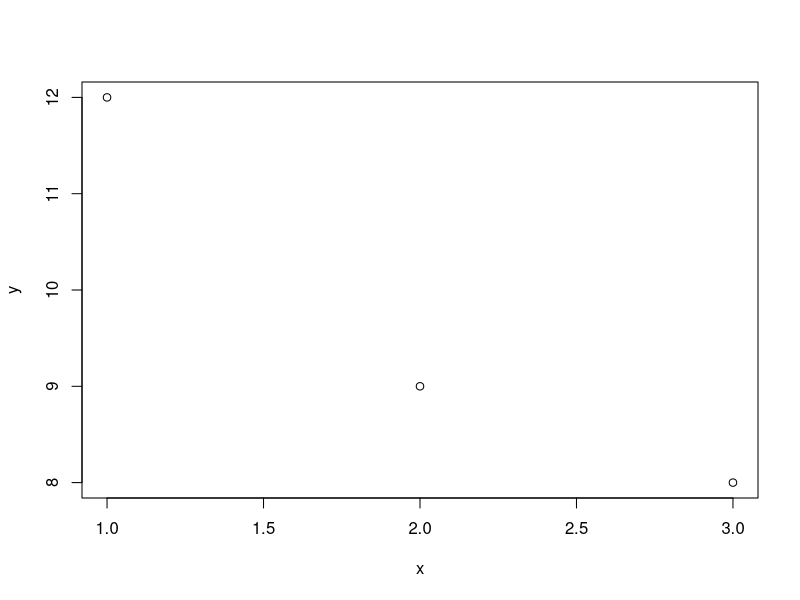

Write the R code that produced this figure. (Note: this script raises an error after producing the figure.)
#R tiene un sin fin de usos, por ejm para hacer cálculos simples
#MATEMATICA BASICA
2+3+sqrt(4) #sqrt es para hallar la raíz cuadrada
2*6 #para multiplicar
2^3 #para el exponencial
#MATEMATICA BASICA II
x <-c(1,2,3) #Con esto creo un vector 
y <-c(12,9,8)
plot(x,y) #para plotear los puntos de los vectores x e y
#OTRA FORMA DE ESTUDIAR VECTORES
mivector <- c(8, 6, 9, 10, 11, 12, 1) 
mivector #para ver el contenido de las variables de "mivector"
mivector [4] #esto es para ver que número hay en la posición 4 de "mivector" 
#USANDO LA FUNCION LISTAR
nuevalista <- list(name="proteína", nombre="DNA", mivector)
nuevalista
nuevalista[[3]]
#También se puede nombrar 
nuevalista$nombre #esto me dará el valor de la función nombre
#Introducción al análisis de secuencias
library("seqinr") #llamemos a la librería seqinr
M7 <- read.fasta(file = "M7.fasta") #para leer el fasta llamado M7 previamente guardado en mi PC
M7seq <- M7[[1]] #Se puede acceder a un elemento de una lista de objetos con doble corchete
#de aquí que guardamos la secuencia en una nueva variable llamada M7seq, es decir pone la secuencia en un vector
#Si mi interés es la región que va desde la base 20 hasta 100
M7seq[20:100]
M7seq
#Para hallar el largo de la secuencia
length(M7seq)
#si quiero saber la composición de las bases nitrogenadas de la secuencia
table(M7seq)
#Otra forma de contar
count(M7seq, 1) #hace lo mismo que table, al poner 1 es porque lo cuenta de 1 en 1
count(M7seq, 2)
count(M7seq, 3)
M7table <- count(M7seq,1)
table(M7seq)
M7table[[3]] #como ordena en alfabético serían las guaninas 
M7table[["a"]] #para encontrar por elemento (por eso entre comillas) en este caso adenina 
#contenido de GC
(1254+1135)*100/(5946) #de una forma manual
GC(M7seq) #calcula el contenido de GC de toda la secuencia
GC(M7seq)*100
GC(M7seq[20:100])*100
#para un primer
GC(M7seq[100:120])*100
#Para contar el contenido de GC por cada 1000 bases
starts <- seq(1, length(M7seq)-1000, by = 1000) #esto lo guarda en el vector starts
starts #Esto es para ver desde donde empezará a contar el GC
n <- length(starts) #me crea un valor n con 5 largos
for (i in 1:n) {
  trozar <- M7seq[starts[i]:(starts[i]+999)]
  trozarGC <- GC(trozar)
  print (trozarGC)
}
#hago este loop ordenando que separe en trozos a las secuencias

#Ahora lo hago cada 500 bases
starts <- seq(1, length(M7seq)-500, by = 500)
n <- length(starts) # Como en la anterior para encontrar el largo 
trozarGCs <- numeric(n) # Esto hace un vector del mismo largo al vector "starts" 
for (i in 1:n) {
  trozar <- M7seq[starts[i]:(starts[i]+499)] 
  trozarGC <- GC(trozar)
  print(trozarGC)
  trozarGCs[i] <- trozarGC #agrego esta línea
}
#Para plotear el contenido de GC a lo largo de la secuencia
plot(starts,trozarGCs,type="b",xlab="Posición inicial de nucleótido",ylab="Contenido de GC")
#Llamar a una BD
choosebank()
choosebank("genbank")
